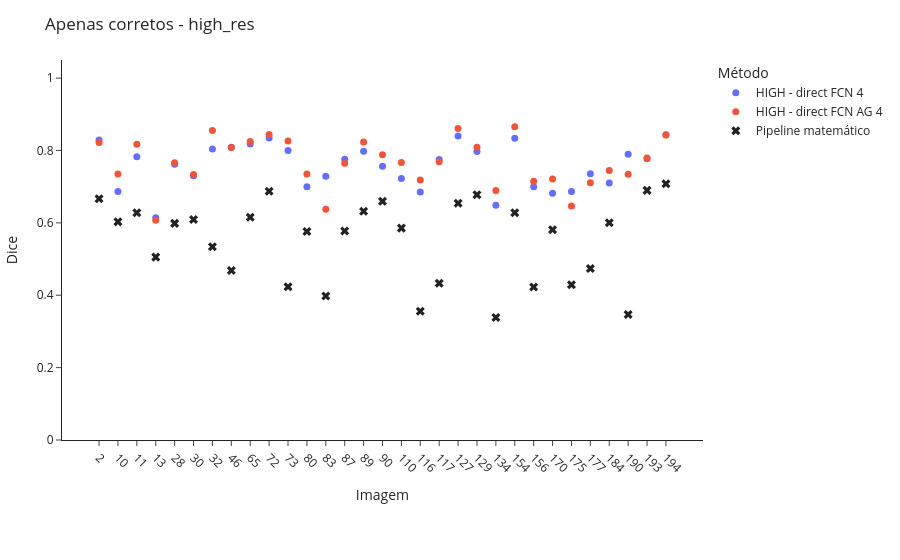
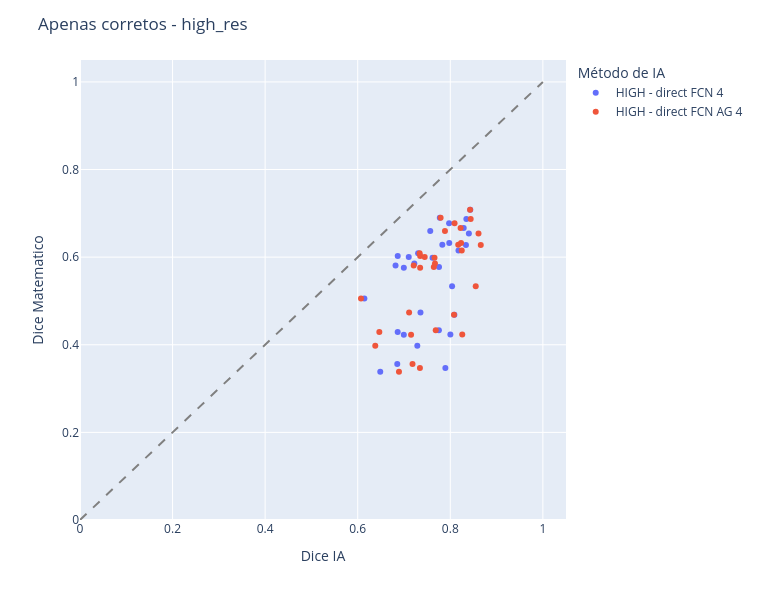

Notebook code cell kept with these figures, in order:
### Code cell
# Apenas corretos - High Res
scenario_image_df = cmp.build_ostia_image_comparison_df(correct_ia_df, correct_math_df)
viz.plot_image_dice_scatter_interactive(scenario_image_df, "high_res", comparison_title="Apenas corretos")
viz.plot_ia_vs_math_scatter_interactive(scenario_image_df, "high_res", comparison_title="Apenas corretos")

### Figure 1 — Plotly figure (JSON) as saved in the notebook; plotly's stock layout.template omitted (floating-point values rounded to 4 significant figures)
{"data": [{"customdata": [[2, "high::direct_fcn_4"], [10, "high::direct_fcn_4"], [11, "high::direct_fcn_4"], [13, "high::direct_fcn_4"], [28, "high::direct_fcn_4"], [30, "high::direct_fcn_4"], [32, "high::direct_fcn_4"], [46, "high::direct_fcn_4"], [65, "high::direct_fcn_4"], [72, "high::direct_fcn_4"], [73, "high::direct_fcn_4"], [80, "high::direct_fcn_4"], [83, "high::direct_fcn_4"], [87, "high::direct_fcn_4"], [89, "high::direct_fcn_4"], [90, "high::direct_fcn_4"], [110, "high::direct_fcn_4"], [116, "high::direct_fcn_4"], [117, "high::direct_fcn_4"], [127, "high::direct_fcn_4"], [129, "high::direct_fcn_4"], [134, "high::direct_fcn_4"], [154, "high::direct_fcn_4"], [156, "high::direct_fcn_4"], [170, "high::direct_fcn_4"], [175, "high::direct_fcn_4"], [177, "high::direct_fcn_4"], [184, "high::direct_fcn_4"], [190, "high::direct_fcn_4"], [193, "high::direct_fcn_4"], [194, "high::direct_fcn_4"]], "hovertemplate": "img_id: %{customdata[0]}<br>Dice: %{y:.3f}<br>Metodo: %{customdata[1]}<extra></extra>", "marker": {"color": "#636EFA", "size": 7}, "mode": "markers", "name": "HIGH - direct FCN 4", "type": "scatter", "x": ["2", "10", "11", "13", "28", "30", "32", "46", "65", "72", "73", "80", "83", "87", "89", "90", "110", "116", "117", "127", "129", "134", "154", "156", "170", "175", "177", "184", "190", "193", "194"], "y": [0.829, 0.6864, 0.7828, 0.6144, 0.7616, 0.7305, 0.8039, 0.8088, 0.8177, 0.8348, 0.8002, 0.6996, 0.7288, 0.7756, 0.7978, 0.7567, 0.7223, 0.6854, 0.7754, 0.8402, 0.7974, 0.6487, 0.8338, 0.6996, 0.6817, 0.6864, 0.7356, 0.7102, 0.7893, 0.7773, 0.8432]}, {"customdata": [[2, "high::direct_fcn_ag_4"], [10, "high::direct_fcn_ag_4"], [11, "high::direct_fcn_ag_4"], [13, "high::direct_fcn_ag_4"], [28, "high::direct_fcn_ag_4"], [30, "high::direct_fcn_ag_4"], [32, "high::direct_fcn_ag_4"], [46, "high::direct_fcn_ag_4"], [65, "high::direct_fcn_ag_4"], [72, "high::direct_fcn_ag_4"], [73, "high::direct_fcn_ag_4"], [80, "high::direct_fcn_ag_4"], [83, "high::direct_fcn_ag_4"], [87, "high::direct_fcn_ag_4"], [89, "high::direct_fcn_ag_4"], [90, "high::direct_fcn_ag_4"], [110, "high::direct_fcn_ag_4"], [116, "high::direct_fcn_ag_4"], [117, "high::direct_fcn_ag_4"], [127, "high::direct_fcn_ag_4"], [129, "high::direct_fcn_ag_4"], [134, "high::direct_fcn_ag_4"], [154, "high::direct_fcn_ag_4"], [156, "high::direct_fcn_ag_4"], [170, "high::direct_fcn_ag_4"], [175, "high::direct_fcn_ag_4"], [177, "high::direct_fcn_ag_4"], [184, "high::direct_fcn_ag_4"], [190, "high::direct_fcn_ag_4"], [193, "high::direct_fcn_ag_4"], [194, "high::direct_fcn_ag_4"]], "hovertemplate": "img_id: %{customdata[0]}<br>Dice: %{y:.3f}<br>Metodo: %{customdata[1]}<extra></extra>", "marker": {"color": "#EF553B", "size": 7}, "mode": "markers", "name": "HIGH - direct FCN AG 4", "type": "scatter", "x": ["2", "10", "11", "13", "28", "30", "32", "46", "65", "72", "73", "80", "83", "87", "89", "90", "110", "116", "117", "127", "129", "134", "154", "156", "170", "175", "177", "184", "190", "193", "194"], "y": [0.8222, 0.7349, 0.8172, 0.6071, 0.7659, 0.7338, 0.855, 0.808, 0.8248, 0.844, 0.8259, 0.7349, 0.6379, 0.7644, 0.8233, 0.7885, 0.7669, 0.7184, 0.7685, 0.8609, 0.8092, 0.6891, 0.8659, 0.7153, 0.721, 0.6467, 0.711, 0.7447, 0.7344, 0.7791, 0.8428]}, {"customdata": [[2, "pipeline_matematico"], [10, "pipeline_matematico"], [11, "pipeline_matematico"], [13, "pipeline_matematico"], [28, "pipeline_matematico"], [30, "pipeline_matematico"], [32, "pipeline_matematico"], [46, "pipeline_matematico"], [65, "pipeline_matematico"], [72, "pipeline_matematico"], [73, "pipeline_matematico"], [80, "pipeline_matematico"], [83, "pipeline_matematico"], [87, "pipeline_matematico"], [89, "pipeline_matematico"], [90, "pipeline_matematico"], [110, "pipeline_matematico"], [116, "pipeline_matematico"], [117, "pipeline_matematico"], [127, "pipeline_matematico"], [129, "pipeline_matematico"], [134, "pipeline_matematico"], [154, "pipeline_matematico"], [156, "pipeline_matematico"], [170, "pipeline_matematico"], [175, "pipeline_matematico"], [177, "pipeline_matematico"], [184, "pipeline_matematico"], [190, "pipeline_matematico"], [193, "pipeline_matematico"], [194, "pipeline_matematico"]], "hovertemplate": "img_id: %{customdata[0]}<br>Dice: %{y:.3f}<br>Metodo: %{customdata[1]}<extra></extra>", "marker": {"color": "#222222", "size": 8, "symbol": "x"}, "mode": "markers", "name": "Pipeline matemático", "type": "scatter", "x": ["2", "10", "11", "13", "28", "30", "32", "46", "65", "72", "73", "80", "83", "87", "89", "90", "110", "116", "117", "127", "129", "134", "154", "156", "170", "175", "177", "184", "190", "193", "194"], "y": [0.6665, 0.6028, 0.6282, 0.5053, 0.5986, 0.6091, 0.5338, 0.4684, 0.6154, 0.6871, 0.4237, 0.5759, 0.398, 0.5772, 0.6322, 0.6596, 0.5855, 0.3558, 0.4333, 0.654, 0.6774, 0.3386, 0.6279, 0.4227, 0.5809, 0.4288, 0.4738, 0.6004, 0.3467, 0.6898, 0.7081]}], "layout": {"legend": {"title": {"text": "Método"}}, "margin": {"b": 120, "l": 40, "r": 20, "t": 60}, "title": {"text": "Apenas corretos - high_res"}, "xaxis": {"tickangle": 45, "title": {"text": "Imagem"}}, "yaxis": {"range": [0, 1.05], "title": {"text": "Dice"}}}}

### Figure 2 — Plotly figure (JSON) as saved in the notebook; plotly's stock layout.template omitted (floating-point values rounded to 4 significant figures)
{"data": [{"customdata": [[2, "high::direct_fcn_4", "pipeline_matematico"], [10, "high::direct_fcn_4", "pipeline_matematico"], [11, "high::direct_fcn_4", "pipeline_matematico"], [13, "high::direct_fcn_4", "pipeline_matematico"], [28, "high::direct_fcn_4", "pipeline_matematico"], [30, "high::direct_fcn_4", "pipeline_matematico"], [32, "high::direct_fcn_4", "pipeline_matematico"], [46, "high::direct_fcn_4", "pipeline_matematico"], [65, "high::direct_fcn_4", "pipeline_matematico"], [72, "high::direct_fcn_4", "pipeline_matematico"], [73, "high::direct_fcn_4", "pipeline_matematico"], [80, "high::direct_fcn_4", "pipeline_matematico"], [83, "high::direct_fcn_4", "pipeline_matematico"], [87, "high::direct_fcn_4", "pipeline_matematico"], [89, "high::direct_fcn_4", "pipeline_matematico"], [90, "high::direct_fcn_4", "pipeline_matematico"], [110, "high::direct_fcn_4", "pipeline_matematico"], [116, "high::direct_fcn_4", "pipeline_matematico"], [117, "high::direct_fcn_4", "pipeline_matematico"], [127, "high::direct_fcn_4", "pipeline_matematico"], [129, "high::direct_fcn_4", "pipeline_matematico"], [134, "high::direct_fcn_4", "pipeline_matematico"], [154, "high::direct_fcn_4", "pipeline_matematico"], [156, "high::direct_fcn_4", "pipeline_matematico"], [170, "high::direct_fcn_4", "pipeline_matematico"], [175, "high::direct_fcn_4", "pipeline_matematico"], [177, "high::direct_fcn_4", "pipeline_matematico"], [184, "high::direct_fcn_4", "pipeline_matematico"], [190, "high::direct_fcn_4", "pipeline_matematico"], [193, "high::direct_fcn_4", "pipeline_matematico"], [194, "high::direct_fcn_4", "pipeline_matematico"]], "hovertemplate": "ia_method_label=HIGH - direct FCN 4<br>ia_dice=%{x}<br>math_dice=%{y}<br>img_id=%{customdata[0]}<br>ia_method=%{customdata[1]}<br>math_method=%{customdata[2]}<extra></extra>", "legendgroup": "HIGH - direct FCN 4", "marker": {"color": "#636efa", "symbol": "circle"}, "mode": "markers", "name": "HIGH - direct FCN 4", "orientation": "v", "showlegend": true, "type": "scatter", "x": [0.829, 0.6864, 0.7828, 0.6144, 0.7616, 0.7305, 0.8039, 0.8088, 0.8177, 0.8348, 0.8002, 0.6996, 0.7288, 0.7756, 0.7978, 0.7567, 0.7223, 0.6854, 0.7754, 0.8402, 0.7974, 0.6487, 0.8338, 0.6996, 0.6817, 0.6864, 0.7356, 0.7102, 0.7893, 0.7773, 0.8432], "xaxis": "x", "y": [0.6665, 0.6028, 0.6282, 0.5053, 0.5986, 0.6091, 0.5338, 0.4684, 0.6154, 0.6871, 0.4237, 0.5759, 0.398, 0.5772, 0.6322, 0.6596, 0.5855, 0.3558, 0.4333, 0.654, 0.6774, 0.3386, 0.6279, 0.4227, 0.5809, 0.4288, 0.4738, 0.6004, 0.3467, 0.6898, 0.7081], "yaxis": "y"}, {"customdata": [[2, "high::direct_fcn_ag_4", "pipeline_matematico"], [10, "high::direct_fcn_ag_4", "pipeline_matematico"], [11, "high::direct_fcn_ag_4", "pipeline_matematico"], [13, "high::direct_fcn_ag_4", "pipeline_matematico"], [28, "high::direct_fcn_ag_4", "pipeline_matematico"], [30, "high::direct_fcn_ag_4", "pipeline_matematico"], [32, "high::direct_fcn_ag_4", "pipeline_matematico"], [46, "high::direct_fcn_ag_4", "pipeline_matematico"], [65, "high::direct_fcn_ag_4", "pipeline_matematico"], [72, "high::direct_fcn_ag_4", "pipeline_matematico"], [73, "high::direct_fcn_ag_4", "pipeline_matematico"], [80, "high::direct_fcn_ag_4", "pipeline_matematico"], [83, "high::direct_fcn_ag_4", "pipeline_matematico"], [87, "high::direct_fcn_ag_4", "pipeline_matematico"], [89, "high::direct_fcn_ag_4", "pipeline_matematico"], [90, "high::direct_fcn_ag_4", "pipeline_matematico"], [110, "high::direct_fcn_ag_4", "pipeline_matematico"], [116, "high::direct_fcn_ag_4", "pipeline_matematico"], [117, "high::direct_fcn_ag_4", "pipeline_matematico"], [127, "high::direct_fcn_ag_4", "pipeline_matematico"], [129, "high::direct_fcn_ag_4", "pipeline_matematico"], [134, "high::direct_fcn_ag_4", "pipeline_matematico"], [154, "high::direct_fcn_ag_4", "pipeline_matematico"], [156, "high::direct_fcn_ag_4", "pipeline_matematico"], [170, "high::direct_fcn_ag_4", "pipeline_matematico"], [175, "high::direct_fcn_ag_4", "pipeline_matematico"], [177, "high::direct_fcn_ag_4", "pipeline_matematico"], [184, "high::direct_fcn_ag_4", "pipeline_matematico"], [190, "high::direct_fcn_ag_4", "pipeline_matematico"], [193, "high::direct_fcn_ag_4", "pipeline_matematico"], [194, "high::direct_fcn_ag_4", "pipeline_matematico"]], "hovertemplate": "ia_method_label=HIGH - direct FCN AG 4<br>ia_dice=%{x}<br>math_dice=%{y}<br>img_id=%{customdata[0]}<br>ia_method=%{customdata[1]}<br>math_method=%{customdata[2]}<extra></extra>", "legendgroup": "HIGH - direct FCN AG 4", "marker": {"color": "#EF553B", "symbol": "circle"}, "mode": "markers", "name": "HIGH - direct FCN AG 4", "orientation": "v", "showlegend": true, "type": "scatter", "x": [0.8222, 0.7349, 0.8172, 0.6071, 0.7659, 0.7338, 0.855, 0.808, 0.8248, 0.844, 0.8259, 0.7349, 0.6379, 0.7644, 0.8233, 0.7885, 0.7669, 0.7184, 0.7685, 0.8609, 0.8092, 0.6891, 0.8659, 0.7153, 0.721, 0.6467, 0.711, 0.7447, 0.7344, 0.7791, 0.8428], "xaxis": "x", "y": [0.6665, 0.6028, 0.6282, 0.5053, 0.5986, 0.6091, 0.5338, 0.4684, 0.6154, 0.6871, 0.4237, 0.5759, 0.398, 0.5772, 0.6322, 0.6596, 0.5855, 0.3558, 0.4333, 0.654, 0.6774, 0.3386, 0.6279, 0.4227, 0.5809, 0.4288, 0.4738, 0.6004, 0.3467, 0.6898, 0.7081], "yaxis": "y"}], "layout": {"height": 600, "legend": {"title": {"text": "Método de IA"}, "tracegroupgap": 0}, "margin": {"t": 60}, "shapes": [{"line": {"color": "gray", "dash": "dash"}, "type": "line", "x0": 0, "x1": 1, "y0": 0, "y1": 1}], "title": {"text": "Apenas corretos - high_res"}, "width": 760, "xaxis": {"anchor": "y", "domain": [0, 1], "range": [0, 1.05], "title": {"text": "Dice IA"}}, "yaxis": {"anchor": "x", "domain": [0, 1], "range": [0, 1.05], "title": {"text": "Dice Matematico"}}}}
